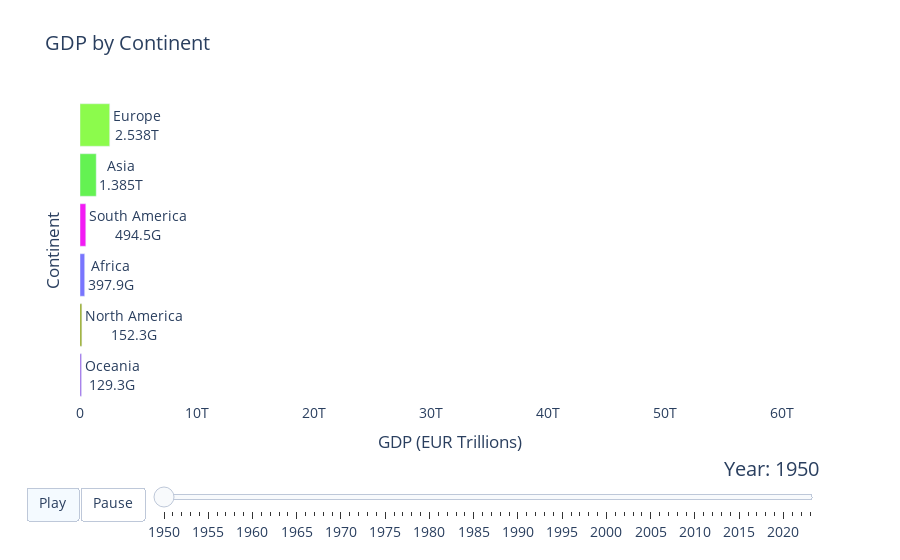

Notebook source saved alongside this figure:
### Markdown cell above
continent wise growth (using gdp)

### Code cell
continent_gdp = {key:continent_df[key][continent_df[key]['variable'] == 'mgdproi999'][['year','value']] for key in continent_df.keys()}
continent_gdp_df = pd.concat(
    [
        df.assign(continent=continent) 
        for continent, df in continent_gdp.items()
    ],
    ignore_index=True
)[['continent', 'year', 'value']]

my_raceplot = barplot(continent_gdp_df,
                      item_column='continent',
                      value_column='value',
                      time_column='year')

my_raceplot.plot(
    title='GDP by Continent',
    item_label='Continent',
    value_label='GDP (EUR Trillions)',
    frame_duration=300,
    date_format = '%Y',
    time_label='Year: '
)

### Figure 1 — Plotly figure (JSON) as saved in the notebook; plotly's stock layout.template omitted (floating-point values rounded to 4 significant figures)
{"data": [{"cliponaxis": false, "hoverinfo": "all", "marker": {"color": ["rgb(149, 95, 231)", "rgb(141, 162, 11)", "rgb(121, 117, 254)", "rgb(243, 27, 244)", "rgb(100, 242, 82)", "rgb(140, 251, 76)"]}, "orientation": "h", "textangle": 0, "textposition": "outside", "texttemplate": "%{y}<br>%{x:.4s}", "type": "bar", "x": [129309982720, 152313659392, 397941292530, 494462876160, 1385290958144, 2537676651520], "y": ["Oceania", "North America", "Africa", "South America", "Asia", "Europe"]}], "layout": {"bargap": 0.15, "font": {"size": 14}, "plot_bgcolor": "#FFFFFF", "sliders": [{"active": 0, "currentvalue": {"font": {"size": 20}, "prefix": "Year: ", "visible": true, "xanchor": "right"}, "len": 0.9, "pad": {"b": 10, "t": 50}, "steps": [{"args": [["1950"], {"frame": {"duration": 300, "redraw": false}, "mode": "immediate", "transition": {"duration": 300}}], "label": "1950", "method": "animate"}, {"args": [["1951"], {"frame": {"duration": 300, "redraw": false}, "mode": "immediate", "transition": {"duration": 300}}], "label": "1951", "method": "animate"}, {"args": [["1952"], {"frame": {"duration": 300, "redraw": false}, "mode": "immediate", "transition": {"duration": 300}}], "label": "1952", "method": "animate"}, {"args": [["1953"], {"frame": {"duration": 300, "redraw": false}, "mode": "immediate", "transition": {"duration": 300}}], "label": "1953", "method": "animate"}, {"args": [["1954"], {"frame": {"duration": 300, "redraw": false}, "mode": "immediate", "transition": {"duration": 300}}], "label": "1954", "method": "animate"}, {"args": [["1955"], {"frame": {"duration": 300, "redraw": false}, "mode": "immediate", "transition": {"duration": 300}}], "label": "1955", "method": "animate"}, {"args": [["1956"], {"frame": {"duration": 300, "redraw": false}, "mode": "immediate", "transition": {"duration": 300}}], "label": "1956", "method": "animate"}, {"args": [["1957"], {"frame": {"duration": 300, "redraw": false}, "mode": "immediate", "transition": {"duration": 300}}], "label": "1957", "method": "animate"}, {"args": [["1958"], {"frame": {"duration": 300, "redraw": false}, "mode": "immediate", "transition": {"duration": 300}}], "label": "1958", "method": "animate"}, {"args": [["1959"], {"frame": {"duration": 300, "redraw": false}, "mode": "immediate", "transition": {"duration": 300}}], "label": "1959", "method": "animate"}, {"args": [["1960"], {"frame": {"duration": 300, "redraw": false}, "mode": "immediate", "transition": {"duration": 300}}], "label": "1960", "method": "animate"}, {"args": [["1961"], {"frame": {"duration": 300, "redraw": false}, "mode": "immediate", "transition": {"duration": 300}}], "label": "1961", "method": "animate"}, {"args": [["1962"], {"frame": {"duration": 300, "redraw": false}, "mode": "immediate", "transition": {"duration": 300}}], "label": "1962", "method": "animate"}, {"args": [["1963"], {"frame": {"duration": 300, "redraw": false}, "mode": "immediate", "transition": {"duration": 300}}], "label": "1963", "method": "animate"}, {"args": [["1964"], {"frame": {"duration": 300, "redraw": false}, "mode": "immediate", "transition": {"duration": 300}}], "label": "1964", "method": "animate"}, {"args": [["1965"], {"frame": {"duration": 300, "redraw": false}, "mode": "immediate", "transition": {"duration": 300}}], "label": "1965", "method": "animate"}, {"args": [["1966"], {"frame": {"duration": 300, "redraw": false}, "mode": "immediate", "transition": {"duration": 300}}], "label": "1966", "method": "animate"}, {"args": [["1967"], {"frame": {"duration": 300, "redraw": false}, "mode": "immediate", "transition": {"duration": 300}}], "label": "1967", "method": "animate"}, {"args": [["1968"], {"frame": {"duration": 300, "redraw": false}, "mode": "immediate", "transition": {"duration": 300}}], "label": "1968", "method": "animate"}, {"args": [["1969"], {"frame": {"duration": 300, "redraw": false}, "mode": "immediate", "transition": {"duration": 300}}], "label": "1969", "method": "animate"}, {"args": [["1970"], {"frame": {"duration": 300, "redraw": false}, "mode": "immediate", "transition": {"duration": 300}}], "label": "1970", "method": "animate"}, {"args": [["1971"], {"frame": {"duration": 300, "redraw": false}, "mode": "immediate", "transition": {"duration": 300}}], "label": "1971", "method": "animate"}, {"args": [["1972"], {"frame": {"duration": 300, "redraw": false}, "mode": "immediate", "transition": {"duration": 300}}], "label": "1972", "method": "animate"}, {"args": [["1973"], {"frame": {"duration": 300, "redraw": false}, "mode": "immediate", "transition": {"duration": 300}}], "label": "1973", "method": "animate"}, {"args": [["1974"], {"frame": {"duration": 300, "redraw": false}, "mode": "immediate", "transition": {"duration": 300}}], "label": "1974", "method": "animate"}, {"args": [["1975"], {"frame": {"duration": 300, "redraw": false}, "mode": "immediate", "transition": {"duration": 300}}], "label": "1975", "method": "animate"}, {"args": [["1976"], {"frame": {"duration": 300, "redraw": false}, "mode": "immediate", "transition": {"duration": 300}}], "label": "1976", "method": "animate"}, {"args": [["1977"], {"frame": {"duration": 300, "redraw": false}, "mode": "immediate", "transition": {"duration": 300}}], "label": "1977", "method": "animate"}, {"args": [["1978"], {"frame": {"duration": 300, "redraw": false}, "mode": "immediate", "transition": {"duration": 300}}], "label": "1978", "method": "animate"}, {"args": [["1979"], {"frame": {"duration": 300, "redraw": false}, "mode": "immediate", "transition": {"duration": 300}}], "label": "1979", "method": "animate"}, {"args": [["1980"], {"frame": {"duration": 300, "redraw": false}, "mode": "immediate", "transition": {"duration": 300}}], "label": "1980", "method": "animate"}, {"args": [["1981"], {"frame": {"duration": 300, "redraw": false}, "mode": "immediate", "transition": {"duration": 300}}], "label": "1981", "method": "animate"}, {"args": [["1982"], {"frame": {"duration": 300, "redraw": false}, "mode": "immediate", "transition": {"duration": 300}}], "label": "1982", "method": "animate"}, {"args": [["1983"], {"frame": {"duration": 300, "redraw": false}, "mode": "immediate", "transition": {"duration": 300}}], "label": "1983", "method": "animate"}, {"args": [["1984"], {"frame": {"duration": 300, "redraw": false}, "mode": "immediate", "transition": {"duration": 300}}], "label": "1984", "method": "animate"}, {"args": [["1985"], {"frame": {"duration": 300, "redraw": false}, "mode": "immediate", "transition": {"duration": 300}}], "label": "1985", "method": "animate"}, {"args": [["1986"], {"frame": {"duration": 300, "redraw": false}, "mode": "immediate", "transition": {"duration": 300}}], "label": "1986", "method": "animate"}, {"args": [["1987"], {"frame": {"duration": 300, "redraw": false}, "mode": "immediate", "transition": {"duration": 300}}], "label": "1987", "method": "animate"}, {"args": [["1988"], {"frame": {"duration": 300, "redraw": false}, "mode": "immediate", "transition": {"duration": 300}}], "label": "1988", "method": "animate"}, {"args": [["1989"], {"frame": {"duration": 300, "redraw": false}, "mode": "immediate", "transition": {"duration": 300}}], "label": "1989", "method": "animate"}, {"args": [["1990"], {"frame": {"duration": 300, "redraw": false}, "mode": "immediate", "transition": {"duration": 300}}], "label": "1990", "method": "animate"}, {"args": [["1991"], {"frame": {"duration": 300, "redraw": false}, "mode": "immediate", "transition": {"duration": 300}}], "label": "1991", "method": "animate"}, {"args": [["1992"], {"frame": {"duration": 300, "redraw": false}, "mode": "immediate", "transition": {"duration": 300}}], "label": "1992", "method": "animate"}, {"args": [["1993"], {"frame": {"duration": 300, "redraw": false}, "mode": "immediate", "transition": {"duration": 300}}], "label": "1993", "method": "animate"}, {"args": [["1994"], {"frame": {"duration": 300, "redraw": false}, "mode": "immediate", "transition": {"duration": 300}}], "label": "1994", "method": "animate"}, {"args": [["1995"], {"frame": {"duration": 300, "redraw": false}, "mode": "immediate", "transition": {"duration": 300}}], "label": "1995", "method": "animate"}, {"args": [["1996"], {"frame": {"duration": 300, "redraw": false}, "mode": "immediate", "transition": {"duration": 300}}], "label": "1996", "method": "animate"}, {"args": [["1997"], {"frame": {"duration": 300, "redraw": false}, "mode": "immediate", "transition": {"duration": 300}}], "label": "1997", "method": "animate"}, {"args": [["1998"], {"frame": {"duration": 300, "redraw": false}, "mode": "immediate", "transition": {"duration": 300}}], "label": "1998", "method": "animate"}, {"args": [["1999"], {"frame": {"duration": 300, "redraw": false}, "mode": "immediate", "transition": {"duration": 300}}], "label": "1999", "method": "animate"}, {"args": [["2000"], {"frame": {"duration": 300, "redraw": false}, "mode": "immediate", "transition": {"duration": 300}}], "label": "2000", "method": "animate"}, {"args": [["2001"], {"frame": {"duration": 300, "redraw": false}, "mode": "immediate", "transition": {"duration": 300}}], "label": "2001", "method": "animate"}, {"args": [["2002"], {"frame": {"duration": 300, "redraw": false}, "mode": "immediate", "transition": {"duration": 300}}], "label": "2002", "method": "animate"}, {"args": [["2003"], {"frame": {"duration": 300, "redraw": false}, "mode": "immediate", "transition": {"duration": 300}}], "label": "2003", "method": "animate"}, {"args": [["2004"], {"frame": {"duration": 300, "redraw": false}, "mode": "immediate", "transition": {"duration": 300}}], "label": "2004", "method": "animate"}, {"args": [["2005"], {"frame": {"duration": 300, "redraw": false}, "mode": "immediate", "transition": {"duration": 300}}], "label": "2005", "method": "animate"}, {"args": [["2006"], {"frame": {"duration": 300, "redraw": false}, "mode": "immediate", "transition": {"duration": 300}}], "label": "2006", "method": "animate"}, {"args": [["2007"], {"frame": {"duration": 300, "redraw": false}, "mode": "immediate", "transition": {"duration": 300}}], "label": "2007", "method": "animate"}, {"args": [["2008"], {"frame": {"duration": 300, "redraw": false}, "mode": "immediate", "transition": {"duration": 300}}], "label": "2008", "method": "animate"}, {"args": [["2009"], {"frame": {"duration": 300, "redraw": false}, "mode": "immediate", "transition": {"duration": 300}}], "label": "2009", "method": "animate"}, {"args": [["2010"], {"frame": {"duration": 300, "redraw": false}, "mode": "immediate", "transition": {"duration": 300}}], "label": "2010", "method": "animate"}, {"args": [["2011"], {"frame": {"duration": 300, "redraw": false}, "mode": "immediate", "transition": {"duration": 300}}], "label": "2011", "method": "animate"}, {"args": [["2012"], {"frame": {"duration": 300, "redraw": false}, "mode": "immediate", "transition": {"duration": 300}}], "label": "2012", "method": "animate"}, {"args": [["2013"], {"frame": {"duration": 300, "redraw": false}, "mode": "immediate", "transition": {"duration": 300}}], "label": "2013", "method": "animate"}, {"args": [["2014"], {"frame": {"duration": 300, "redraw": false}, "mode": "immediate", "transition": {"duration": 300}}], "label": "2014", "method": "animate"}, {"args": [["2015"], {"frame": {"duration": 300, "redraw": false}, "mode": "immediate", "transition": {"duration": 300}}], "label": "2015", "method": "animate"}, {"args": [["2016"], {"frame": {"duration": 300, "redraw": false}, "mode": "immediate", "transition": {"duration": 300}}], "label": "2016", "method": "animate"}, {"args": [["2017"], {"frame": {"duration": 300, "redraw": false}, "mode": "immediate", "transition": {"duration": 300}}], "label": "2017", "method": "animate"}, {"args": [["2018"], {"frame": {"duration": 300, "redraw": false}, "mode": "immediate", "transition": {"duration": 300}}], "label": "2018", "method": "animate"}, {"args": [["2019"], {"frame": {"duration": 300, "redraw": false}, "mode": "immediate", "transition": {"duration": 300}}], "label": "2019", "method": "animate"}, {"args": [["2020"], {"frame": {"duration": 300, "redraw": false}, "mode": "immediate", "transition": {"duration": 300}}], "label": "2020", "method": "animate"}, {"args": [["2021"], {"frame": {"duration": 300, "redraw": false}, "mode": "immediate", "transition": {"duration": 300}}], "label": "2021", "method": "animate"}, {"args": [["2022"], {"frame": {"duration": 300, "redraw": false}, "mode": "immediate", "transition": {"duration": 300}}], "label": "2022", "method": "animate"}, {"args": [["2023"], {"frame": {"duration": 300, "redraw": false}, "mode": "immediate", "transition": {"duration": 300}}], "label": "2023", "method": "animate"}], "transition": {"duration": 300, "easing": "cubic-in-out"}, "x": 0.1, "xanchor": "left", "y": 0, "yanchor": "top"}], "title": {"text": "GDP by Continent"}, "updatemenus": [{"buttons": [{"args": [null, {"frame": {"duration": 300, "redraw": false}, "fromcurrent": true, "transition": {"duration": 300, "easing": "quadratic-in-out"}}], "label": "Play", "method": "animate"}, {"args": [[null], {"frame": {"duration": 0, "redraw": false}, "mode": "immediate", "transition": {"duration": 0}}], "label": "Pause", "method": "animate"}], "direction": "left", "pad": {"r": 10, "t": 87}, "showactive": true, "type": "buttons", "x": 0.1, "xanchor": "right", "y": 0, "yanchor": "top"}], "xaxis": {"range": [0, 63289441371136], "showline": true, "showticklabels": true, "title": {"text": "GDP (EUR Trillions)"}, "visible": true}, "yaxis": {"showline": false, "showticklabels": false, "title": {"text": "Continent"}, "visible": true}}}
